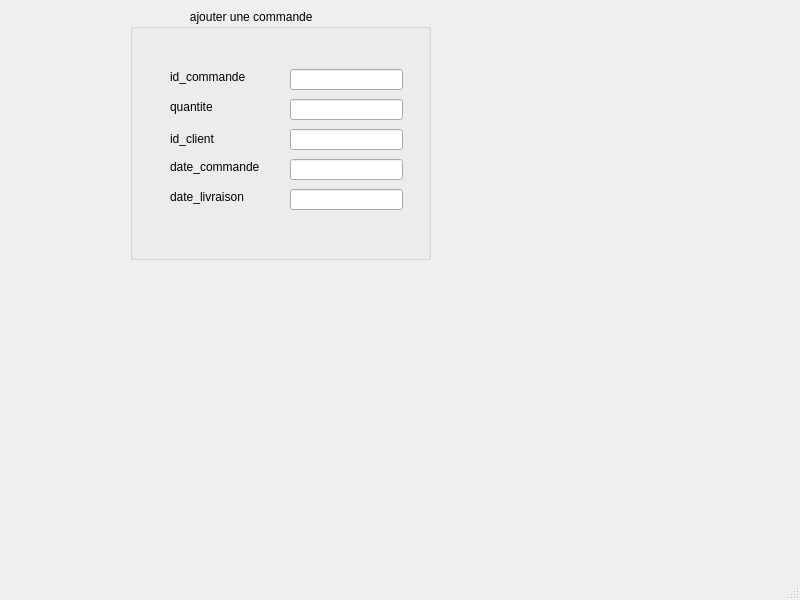
<?xml version="1.0" encoding="UTF-8"?>
<ui version="4.0">
 <class>MainWindow</class>
 <widget class="QMainWindow" name="MainWindow">
  <property name="geometry">
   <rect>
    <x>0</x>
    <y>0</y>
    <width>800</width>
    <height>600</height>
   </rect>
  </property>
  <property name="windowTitle">
   <string>MainWindow</string>
  </property>
  <widget class="QWidget" name="centralwidget">
   <widget class="QGroupBox" name="groupBox">
    <property name="geometry">
     <rect>
      <x>130</x>
      <y>9</y>
      <width>301</width>
      <height>251</height>
     </rect>
    </property>
    <property name="title">
     <string>                  ajouter une commande</string>
    </property>
    <widget class="QLabel" name="label">
     <property name="geometry">
      <rect>
       <x>40</x>
       <y>60</y>
       <width>91</width>
       <height>16</height>
      </rect>
     </property>
     <property name="text">
      <string>id_commande</string>
     </property>
    </widget>
    <widget class="QLabel" name="label_2">
     <property name="geometry">
      <rect>
       <x>40</x>
       <y>90</y>
       <width>81</width>
       <height>16</height>
      </rect>
     </property>
     <property name="text">
      <string>quantite</string>
     </property>
    </widget>
    <widget class="QLabel" name="label_3">
     <property name="geometry">
      <rect>
       <x>40</x>
       <y>120</y>
       <width>71</width>
       <height>20</height>
      </rect>
     </property>
     <property name="text">
      <string>id_client</string>
     </property>
    </widget>
    <widget class="QLabel" name="label_4">
     <property name="geometry">
      <rect>
       <x>40</x>
       <y>150</y>
       <width>101</width>
       <height>16</height>
      </rect>
     </property>
     <property name="text">
      <string>date_commande</string>
     </property>
    </widget>
    <widget class="QLabel" name="label_5">
     <property name="geometry">
      <rect>
       <x>40</x>
       <y>180</y>
       <width>91</width>
       <height>16</height>
      </rect>
     </property>
     <property name="text">
      <string>date_livraison</string>
     </property>
    </widget>
    <widget class="QLineEdit" name="lineEdit">
     <property name="geometry">
      <rect>
       <x>160</x>
       <y>60</y>
       <width>113</width>
       <height>21</height>
      </rect>
     </property>
    </widget>
    <widget class="QLineEdit" name="lineEdit_2">
     <property name="geometry">
      <rect>
       <x>160</x>
       <y>90</y>
       <width>113</width>
       <height>21</height>
      </rect>
     </property>
    </widget>
    <widget class="QLineEdit" name="lineEdit_3">
     <property name="geometry">
      <rect>
       <x>160</x>
       <y>120</y>
       <width>113</width>
       <height>21</height>
      </rect>
     </property>
    </widget>
    <widget class="QLineEdit" name="lineEdit_4">
     <property name="geometry">
      <rect>
       <x>160</x>
       <y>150</y>
       <width>113</width>
       <height>21</height>
      </rect>
     </property>
    </widget>
    <widget class="QLineEdit" name="lineEdit_5">
     <property name="geometry">
      <rect>
       <x>160</x>
       <y>180</y>
       <width>113</width>
       <height>21</height>
      </rect>
     </property>
    </widget>
   </widget>
  </widget>
  <widget class="QMenuBar" name="menubar">
   <property name="geometry">
    <rect>
     <x>0</x>
     <y>0</y>
     <width>800</width>
     <height>22</height>
    </rect>
   </property>
  </widget>
  <widget class="QStatusBar" name="statusbar"/>
 </widget>
 <resources/>
 <connections/>
</ui>
